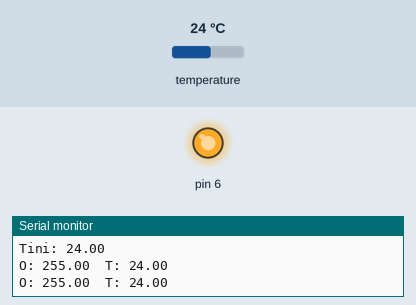
Recording of a sketch running on a simulated Arduino Uno, built with avr-gcc and run on an emulated ATmega328P. Parts: output pins drawn as LEDs (lit = HIGH), the last lines printed to the serial monitor. The inputs (shaded band) are chosen by the test bench; at power-on: temperature 24 °C.

Above: at 1.2 s.
1.3 s: temperature set to 35.7 °C
3.2 s: temperature set to 37.2 °C
4.7 s: temperature set to 38.2 °C
At 5.7 s:
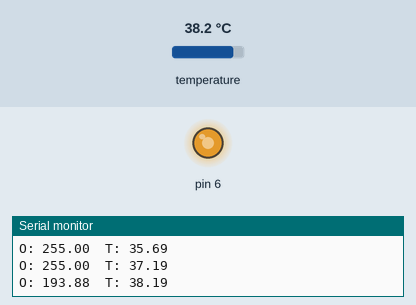
8.7 s: temperature set to 41 °C
At 10.3 s:
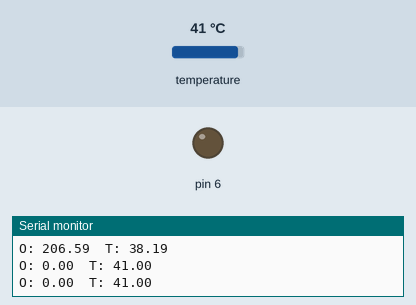
10.6 s: temperature set to 39 °C
At 13.0 s:
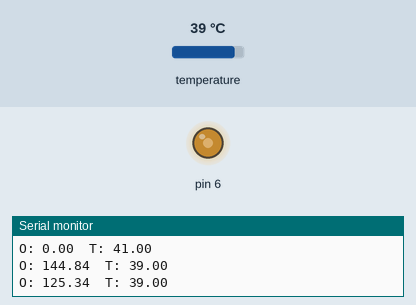
Timing chart, 0 to 15.6 s (numbered marks = the images above; inputs shaded):
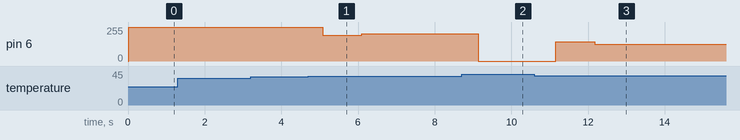

The sketch:

PidPwmTemperatura.ino
```cpp
#include <OneWire.h>
#include <DS18B20.h>

#define ONE_WIRE_BUS 2
OneWire oneWire(ONE_WIRE_BUS);
DS18B20 sensor(&oneWire);

#include <PID_v1.h>
double Setpoint, Input, Output;
double kp = 100, ki=5, kd=1;

PID myPID(&Input, &Output, &Setpoint, kp, ki, kd, DIRECT);

void setup() {
  Serial.begin(9600);
  sensor.begin();
  sensor.requestTemperatures();
  while (!sensor.isConversionComplete()){}
  Input = sensor.getTempC();

  Serial.print("Tini: ");Serial.println(Input);

  pinMode(6, OUTPUT);

  Setpoint = 40;
  myPID.SetOutputLimits(0, 255);
  myPID.SetMode(AUTOMATIC);

}

void loop() {
  if (sensor.isConversionComplete()){
    Input = sensor.getTempC();
    sensor.requestTemperatures();
  }

  myPID.Compute();

  Serial.print("O: ");Serial.print(Output);Serial.print("\tT: ");Serial.println(Input);
  analogWrite(6, Output);

  delay(1000);
}
```

Measured:
- the behaviour switches between 37.6 and 37.7 °C on temperature (found by bisection; images 0 and 1)
- after the input at 4.7 s, pin 6: 255/255 → 193/255 after 0.38 s, → 204/255 1.0 s later, → 205/255 1.0 s later, → 206/255 1.0 s later
- after the input at 10.6 s, pin 6: 0/255 → 144/255 after 0.56 s, → 125/255 1.0 s later, → 126/255 2.0 s later
